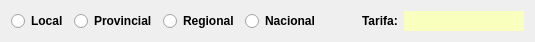
         <widget class="QWidget" name="layoutWidget">
          <property name="geometry">
           <rect>
            <x>130</x>
            <y>170</y>
            <width>508</width>
            <height>22</height>
           </rect>
          </property>
          <layout class="QGridLayout" name="gridLayout_9">
           <item row="0" column="0">
            <widget class="QRadioButton" name="rbtLocal">
             <property name="font">
              <font>
               <weight>75</weight>
               <bold>true</bold>
              </font>
             </property>
             <property name="text">
              <string>Local</string>
             </property>
             <attribute name="buttonGroup">
              <string notr="true">btnTiporuta</string>
             </attribute>
            </widget>
           </item>
           <item row="0" column="1">
            <widget class="QRadioButton" name="rbtProvincial">
             <property name="font">
              <font>
               <weight>75</weight>
               <bold>true</bold>
              </font>
             </property>
             <property name="text">
              <string>Provincial</string>
             </property>
             <attribute name="buttonGroup">
              <string notr="true">btnTiporuta</string>
             </attribute>
            </widget>
           </item>
           <item row="0" column="3">
            <widget class="QRadioButton" name="rbtNacional">
             <property name="font">
              <font>
               <weight>75</weight>
               <bold>true</bold>
              </font>
             </property>
             <property name="text">
              <string>Nacional</string>
             </property>
             <attribute name="buttonGroup">
              <string notr="true">btnTiporuta</string>
             </attribute>
            </widget>
           </item>
           <item row="0" column="2">
            <widget class="QRadioButton" name="rbtRegional">
             <property name="font">
              <font>
               <weight>75</weight>
               <bold>true</bold>
              </font>
             </property>
             <property name="text">
              <string>Regional</string>
             </property>
             <attribute name="buttonGroup">
              <string notr="true">btnTiporuta</string>
             </attribute>
            </widget>
           </item>
           <item row="0" column="6">
            <widget class="QLabel" name="lblPrecio">
             <property name="minimumSize">
              <size>
               <width>120</width>
               <height>0</height>
              </size>
             </property>
             <property name="palette">
              <palette>
               <active>
                <colorrole role="WindowText">
                 <brush brushstyle="SolidPattern">
                  <color alpha="255">
                   <red>0</red>
                   <green>0</green>
                   <blue>0</blue>
                  </color>
                 </brush>
                </colorrole>
                <colorrole role="Button">
                 <brush brushstyle="SolidPattern">
                  <color alpha="255">
                   <red>249</red>
                   <green>255</green>
                   <blue>188</blue>
                  </color>
                 </brush>
                </colorrole>
                <colorrole role="Light">
                 <brush brushstyle="SolidPattern">
                  <color alpha="255">
                   <red>255</red>
                   <green>255</green>
                   <blue>255</blue>
                  </color>
                 </brush>
                </colorrole>
                <colorrole role="Midlight">
                 <brush brushstyle="SolidPattern">
                  <color alpha="255">
                   <red>255</red>
                   <green>255</green>
                   <blue>224</blue>
                  </color>
                 </brush>
                </colorrole>
                <colorrole role="Dark">
                 <brush brushstyle="SolidPattern">
                  <color alpha="255">
                   <red>127</red>
                   <green>127</green>
                   <blue>97</blue>
                  </color>
                 </brush>
                </colorrole>
                <colorrole role="Mid">
                 <brush brushstyle="SolidPattern">
                  <color alpha="255">
                   <red>170</red>
                   <green>170</green>
                   <blue>129</blue>
                  </color>
                 </brush>
                </colorrole>
                <colorrole role="Text">
                 <brush brushstyle="SolidPattern">
                  <color alpha="255">
                   <red>0</red>
                   <green>0</green>
                   <blue>0</blue>
                  </color>
                 </brush>
                </colorrole>
                <colorrole role="BrightText">
                 <brush brushstyle="SolidPattern">
                  <color alpha="255">
                   <red>255</red>
                   <green>255</green>
                   <blue>255</blue>
                  </color>
                 </brush>
                </colorrole>
                <colorrole role="ButtonText">
                 <brush brushstyle="SolidPattern">
                  <color alpha="255">
                   <red>0</red>
                   <green>0</green>
                   <blue>0</blue>
                  </color>
                 </brush>
                </colorrole>
                <colorrole role="Base">
                 <brush brushstyle="SolidPattern">
                  <color alpha="255">
                   <red>249</red>
                   <green>255</green>
                   <blue>188</blue>
                  </color>
                 </brush>
                </colorrole>
                <colorrole role="Window">
                 <brush brushstyle="SolidPattern">
                  <color alpha="255">
                   <red>249</red>
                   <green>255</green>
                   <blue>188</blue>
                  </color>
                 </brush>
                </colorrole>
                <colorrole role="Shadow">
                 <brush brushstyle="SolidPattern">
                  <color alpha="255">
                   <red>0</red>
                   <green>0</green>
                   <blue>0</blue>
                  </color>
                 </brush>
                </colorrole>
                <colorrole role="AlternateBase">
                 <brush brushstyle="SolidPattern">
                  <color alpha="255">
                   <red>255</red>
                   <green>255</green>
                   <blue>224</blue>
                  </color>
                 </brush>
                </colorrole>
                <colorrole role="ToolTipBase">
                 <brush brushstyle="SolidPattern">
                  <color alpha="255">
                   <red>255</red>
                   <green>255</green>
                   <blue>220</blue>
                  </color>
                 </brush>
                </colorrole>
                <colorrole role="ToolTipText">
                 <brush brushstyle="SolidPattern">
                  <color alpha="255">
                   <red>0</red>
                   <green>0</green>
                   <blue>0</blue>
                  </color>
                 </brush>
                </colorrole>
               </active>
               <inactive>
                <colorrole role="WindowText">
                 <brush brushstyle="SolidPattern">
                  <color alpha="255">
                   <red>0</red>
                   <green>0</green>
                   <blue>0</blue>
                  </color>
                 </brush>
                </colorrole>
                <colorrole role="Button">
                 <brush brushstyle="SolidPattern">
                  <color alpha="255">
                   <red>249</red>
                   <green>255</green>
                   <blue>188</blue>
                  </color>
                 </brush>
                </colorrole>
                <colorrole role="Light">
                 <brush brushstyle="SolidPattern">
                  <color alpha="255">
                   <red>255</red>
                   <green>255</green>
                   <blue>255</blue>
                  </color>
                 </brush>
                </colorrole>
                <colorrole role="Midlight">
                 <brush brushstyle="SolidPattern">
                  <color alpha="255">
                   <red>255</red>
                   <green>255</green>
                   <blue>224</blue>
                  </color>
                 </brush>
                </colorrole>
                <colorrole role="Dark">
                 <brush brushstyle="SolidPattern">
                  <color alpha="255">
                   <red>127</red>
                   <green>127</green>
                   <blue>97</blue>
                  </color>
                 </brush>
                </colorrole>
                <colorrole role="Mid">
                 <brush brushstyle="SolidPattern">
                  <color alpha="255">
                   <red>170</red>
                   <green>170</green>
                   <blue>129</blue>
                  </color>
                 </brush>
                </colorrole>
                <colorrole role="Text">
                 <brush brushstyle="SolidPattern">
                  <color alpha="255">
                   <red>0</red>
                   <green>0</green>
                   <blue>0</blue>
                  </color>
                 </brush>
                </colorrole>
                <colorrole role="BrightText">
                 <brush brushstyle="SolidPattern">
                  <color alpha="255">
                   <red>255</red>
                   <green>255</green>
                   <blue>255</blue>
                  </color>
                 </brush>
                </colorrole>
                <colorrole role="ButtonText">
                 <brush brushstyle="SolidPattern">
                  <color alpha="255">
                   <red>0</red>
                   <green>0</green>
                   <blue>0</blue>
                  </color>
                 </brush>
                </colorrole>
                <colorrole role="Base">
                 <brush brushstyle="SolidPattern">
                  <color alpha="255">
                   <red>249</red>
                   <green>255</green>
                   <blue>188</blue>
                  </color>
                 </brush>
                </colorrole>
                <colorrole role="Window">
                 <brush brushstyle="SolidPattern">
                  <color alpha="255">
                   <red>249</red>
                   <green>255</green>
                   <blue>188</blue>
                  </color>
                 </brush>
                </colorrole>
                <colorrole role="Shadow">
                 <brush brushstyle="SolidPattern">
                  <color alpha="255">
                   <red>0</red>
                   <green>0</green>
                   <blue>0</blue>
                  </color>
                 </brush>
                </colorrole>
                <colorrole role="AlternateBase">
                 <brush brushstyle="SolidPattern">
                  <color alpha="255">
                   <red>255</red>
                   <green>255</green>
                   <blue>224</blue>
                  </color>
                 </brush>
                </colorrole>
                <colorrole role="ToolTipBase">
                 <brush brushstyle="SolidPattern">
                  <color alpha="255">
                   <red>255</red>
                   <green>255</green>
                   <blue>220</blue>
                  </color>
                 </brush>
                </colorrole>
                <colorrole role="ToolTipText">
                 <brush brushstyle="SolidPattern">
                  <color alpha="255">
                   <red>0</red>
                   <green>0</green>
                   <blue>0</blue>
                  </color>
                 </brush>
                </colorrole>
               </inactive>
               <disabled>
                <colorrole role="WindowText">
                 <brush brushstyle="SolidPattern">
                  <color alpha="255">
                   <red>127</red>
                   <green>127</green>
                   <blue>97</blue>
                  </color>
                 </brush>
                </colorrole>
                <colorrole role="Button">
                 <brush brushstyle="SolidPattern">
                  <color alpha="255">
                   <red>249</red>
                   <green>255</green>
                   <blue>188</blue>
                  </color>
                 </brush>
                </colorrole>
                <colorrole role="Light">
                 <brush brushstyle="SolidPattern">
                  <color alpha="255">
                   <red>255</red>
                   <green>255</green>
                   <blue>255</blue>
                  </color>
                 </brush>
                </colorrole>
                <colorrole role="Midlight">
                 <brush brushstyle="SolidPattern">
                  <color alpha="255">
                   <red>255</red>
                   <green>255</green>
                   <blue>224</blue>
                  </color>
                 </brush>
                </colorrole>
                <colorrole role="Dark">
                 <brush brushstyle="SolidPattern">
                  <color alpha="255">
                   <red>127</red>
                   <green>127</green>
                   <blue>97</blue>
                  </color>
                 </brush>
                </colorrole>
                <colorrole role="Mid">
                 <brush brushstyle="SolidPattern">
                  <color alpha="255">
                   <red>170</red>
                   <green>170</green>
                   <blue>129</blue>
                  </color>
                 </brush>
                </colorrole>
                <colorrole role="Text">
                 <brush brushstyle="SolidPattern">
                  <color alpha="255">
                   <red>127</red>
                   <green>127</green>
                   <blue>97</blue>
                  </color>
                 </brush>
                </colorrole>
                <colorrole role="BrightText">
                 <brush brushstyle="SolidPattern">
                  <color alpha="255">
                   <red>255</red>
                   <green>255</green>
                   <blue>255</blue>
                  </color>
                 </brush>
                </colorrole>
                <colorrole role="ButtonText">
                 <brush brushstyle="SolidPattern">
                  <color alpha="255">
                   <red>127</red>
                   <green>127</green>
                   <blue>97</blue>
                  </color>
                 </brush>
                </colorrole>
                <colorrole role="Base">
                 <brush brushstyle="SolidPattern">
                  <color alpha="255">
                   <red>249</red>
                   <green>255</green>
                   <blue>188</blue>
                  </color>
                 </brush>
                </colorrole>
                <colorrole role="Window">
                 <brush brushstyle="SolidPattern">
                  <color alpha="255">
                   <red>249</red>
                   <green>255</green>
                   <blue>188</blue>
                  </color>
                 </brush>
                </colorrole>
                <colorrole role="Shadow">
                 <brush brushstyle="SolidPattern">
                  <color alpha="255">
                   <red>0</red>
                   <green>0</green>
                   <blue>0</blue>
                  </color>
                 </brush>
                </colorrole>
                <colorrole role="AlternateBase">
                 <brush brushstyle="SolidPattern">
                  <color alpha="255">
                   <red>255</red>
                   <green>255</green>
                   <blue>194</blue>
                  </color>
                 </brush>
                </colorrole>
                <colorrole role="ToolTipBase">
                 <brush brushstyle="SolidPattern">
                  <color alpha="255">
                   <red>255</red>
                   <green>255</green>
                   <blue>220</blue>
                  </color>
                 </brush>
                </colorrole>
                <colorrole role="ToolTipText">
                 <brush brushstyle="SolidPattern">
                  <color alpha="255">
                   <red>0</red>
                   <green>0</green>
                   <blue>0</blue>
                  </color>
                 </brush>
                </colorrole>
               </disabled>
              </palette>
             </property>
             <property name="styleSheet">
              <string notr="true">background-color: rgb(249, 255, 188);</string>
             </property>
             <property name="text">
              <string/>
             </property>
             <property name="alignment">
              <set>Qt::AlignRight|Qt::AlignTrailing|Qt::AlignVCenter</set>
             </property>
            </widget>
           </item>
           <item row="0" column="5">
            <widget class="QLabel" name="lblTarifa">
             <property name="text">
              <string>&lt;html&gt;&lt;head/&gt;&lt;body&gt;&lt;p&gt;&lt;span style=&quot; font-size:9pt; font-weight:600;&quot;&gt;Tarifa:&lt;/span&gt;&lt;/p&gt;&lt;/body&gt;&lt;/html&gt;</string>
             </property>
            </widget>
           </item>
           <item row="0" column="4">
            <spacer name="horizontalSpacer_2">
             <property name="orientation">
              <enum>Qt::Horizontal</enum>
             </property>
             <property name="sizeType">
              <enum>QSizePolicy::Fixed</enum>
             </property>
             <property name="sizeHint" stdset="0">
              <size>
               <width>36</width>
               <height>20</height>
              </size>
             </property>
            </spacer>
           </item>
          </layout>
         </widget>
